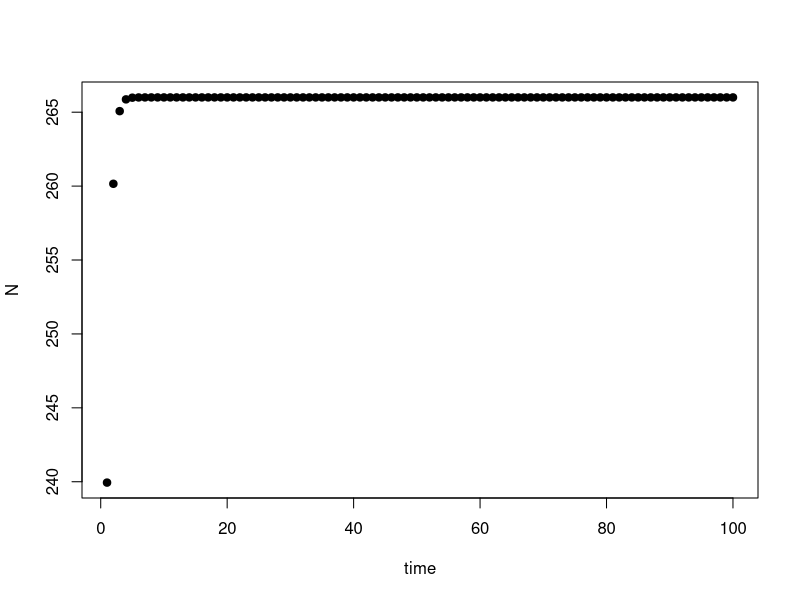
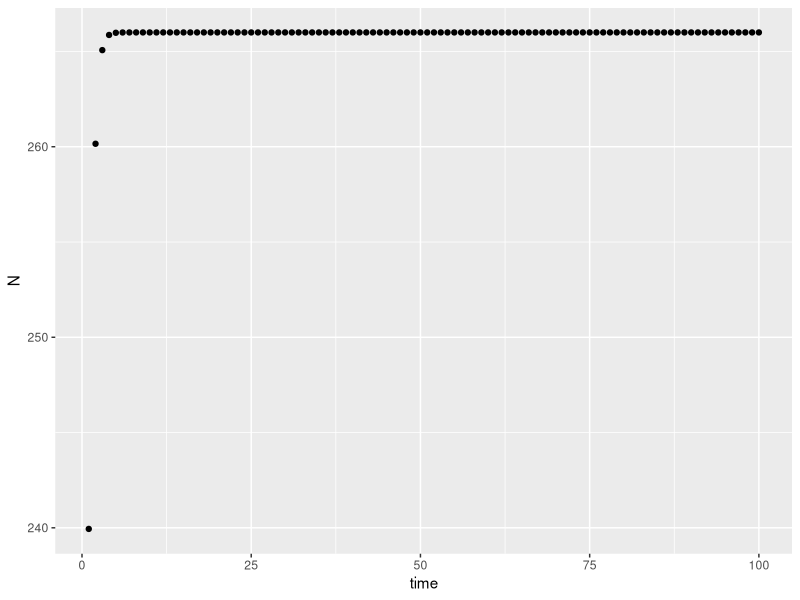

Generate these figures, in order, with R: (Note: this script raises an error after producing the figures.)
#Coding exercise 3
#4c: Population dynamics of SBM spotted owls

#formula 3.5a
#n(t+1) = Nt+r*Nt*(1-Nt/K)

r <- 0.86
K <- 266
Nt <- 380

SBM <- function(r, K, Nt){
  Nt1 <- Nt+r*Nt*(1-Nt/K)
  return(Nt1)
}

Nt1 <- SBM(r, K, Nt)
# =239.9428

N <- rep(NA, 100)

N[1] <- Nt
for (i in 1:100) {
  N[i] <- SBM(r, K, Nt)
  Nt <- N[i]
}

plot(N, xlab = "time", ylab = "N", pch = 19, col = "black")

dat <- as.data.frame(N)
dat$time <- as.numeric(rownames(dat))
library(ggplot2)
ggplot2::ggplot(dat, aes(time, N)) + geom_point()

#5

#Step 1: Build transition Matrix

P.12 <- 0.344
P.22 <- 0.767
P.32 <- 0
P.31 <- 0
P.13 <- 0
P.23 <- 0.1
P.33 <- 0.1
F1 <- 0.304
F2 <- 0.304
F3 <- 0.304

A <- matrix(c(
  F1, F2, F3,
  P.12, P.22, P.32, P.31, P.13, P.23, P.33)
  , nrow=3, ncol=7, byrow = T)

A

#Step 2: Build matrix Nt (initional abundance matrix)

Nt <- c((Nt/2), (Nt/2))

#Step 3: Matrix multiplication for Nt+1

Yearl <- A%*%Nt #matrix multiplication
Yearl

#Step 4: Create new variable to hold future values of N

N <- array(NA, dim = c(20, 2))

#Step 5: Create a for loop to iteratively calculate N

N[1, ] <- Nt
for(i in 2:20){
  N[i, ] <- A%*%N[i-1, ]
}
